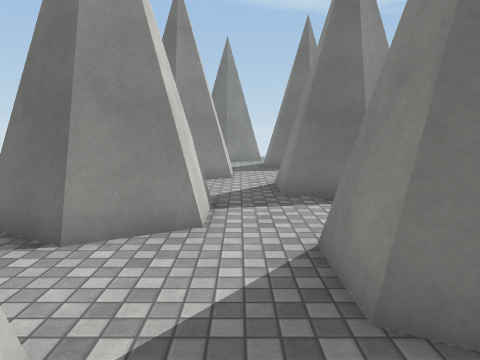
view 1 (above)

18 first-person views from a walk through a Unity game level. The camera is 1.5 m above the floor, tilts 8° down and sees 70° across. The floor is counted in squares, 1 m on a side. Each view is taken from the middle of a square. On the plan, view 1 faces up. The plan holds only what a view shows up to about 16 squares ahead; the rest is blank. The place goes on beyond the plan. The player is left out. Surface patterns are stand-ins for the level's own textures.

view 2
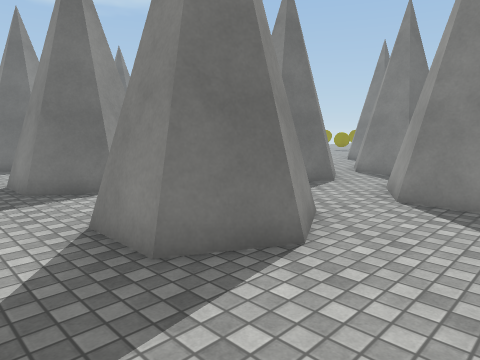

view 3
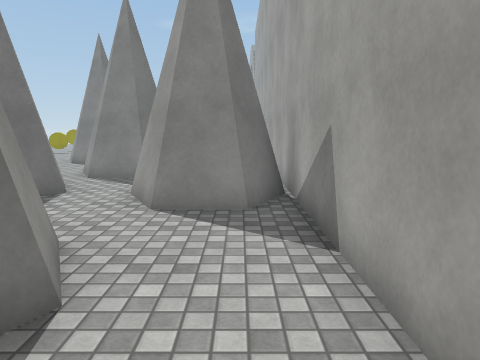

view 4
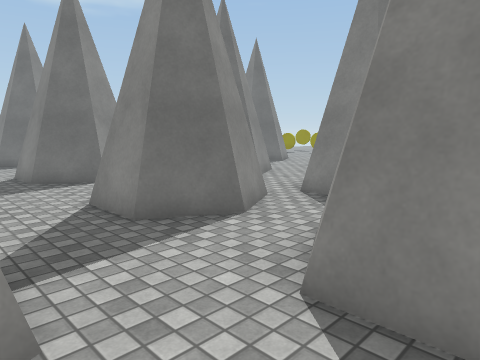

view 5
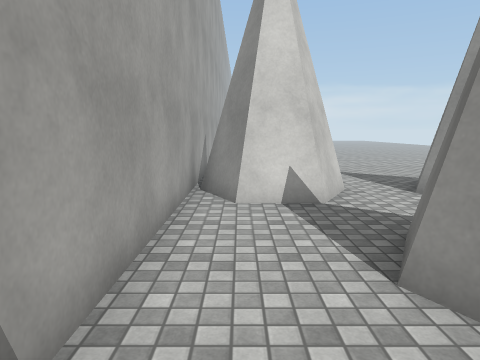

view 6
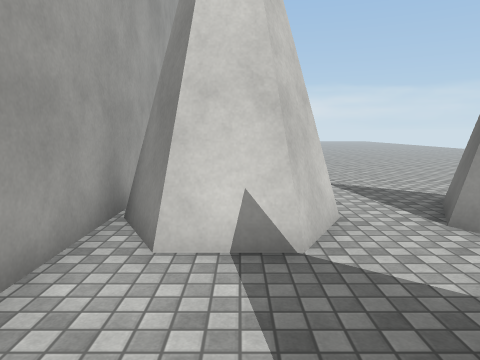

view 7
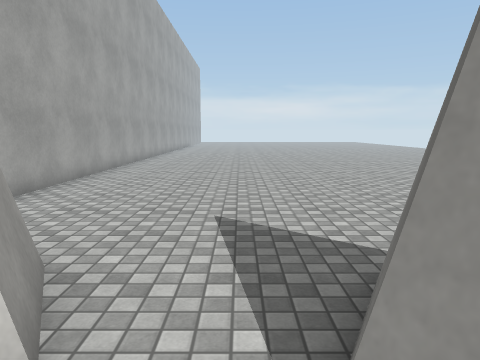

view 8
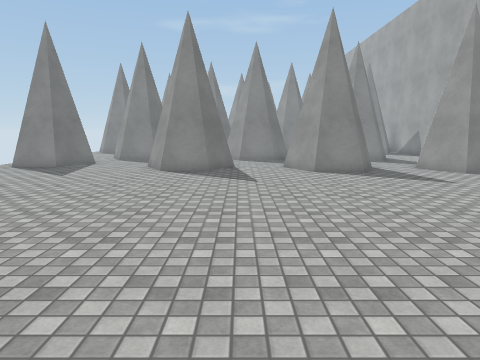

view 9
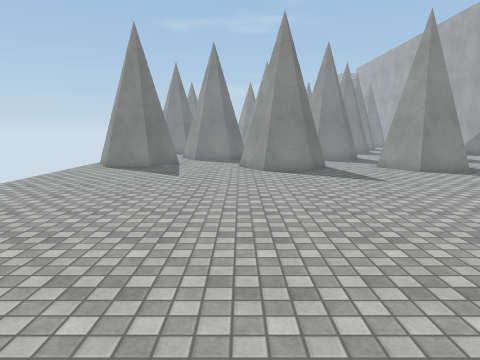

view 10
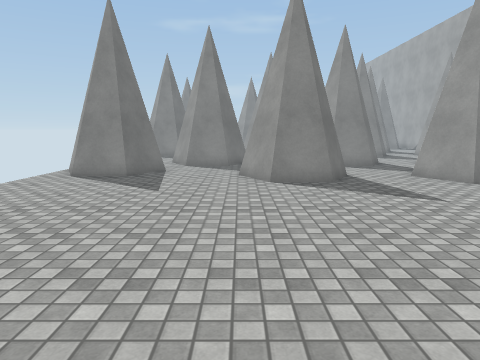

view 11
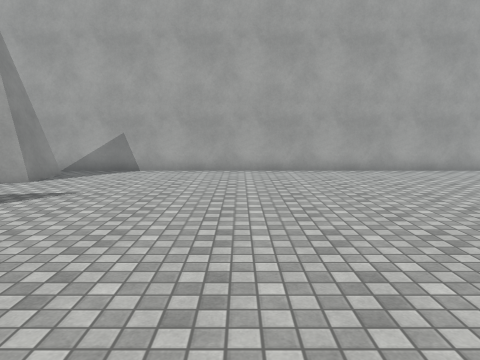

view 12
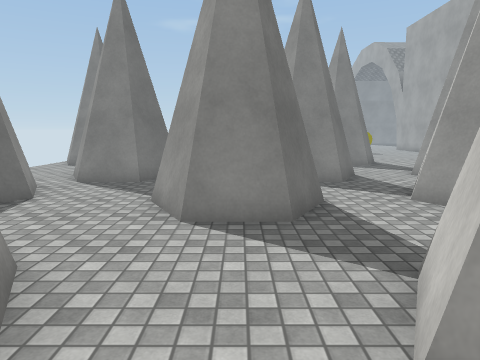

view 13
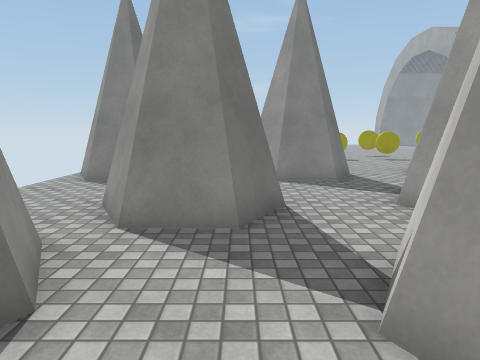

view 14
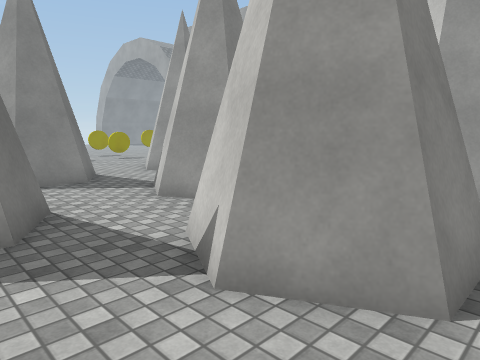

view 15
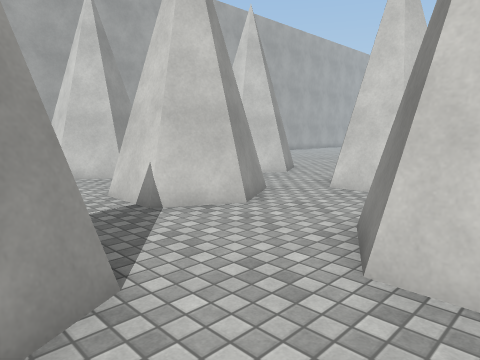

view 16
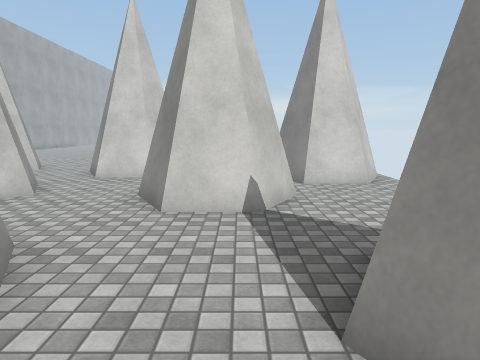

view 17
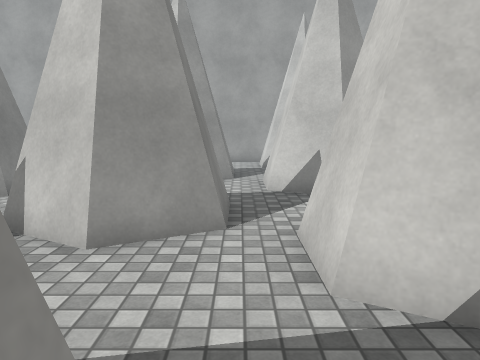

view 18
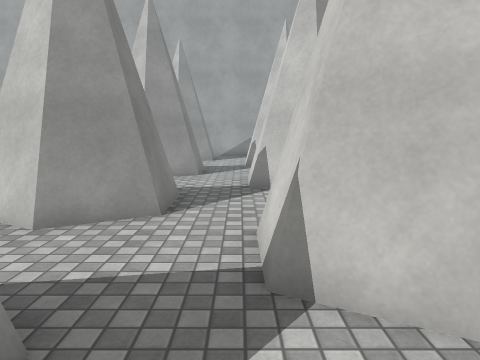

### Floor plan
Key: @ floor where view 1 was taken; # wall or solid block; . main floor; : floor 0.25 m higher than the main floor.
Columns run from 17 left of view 1 to 18 right of it. Each row starts with its distance up from view 1.
 20         .......###...         ....#
 19       .........####....      .....#
 18      ..........####.....####......#
 17    ................##....##..###...
 16   ................####.......###....
 15   ................####.......###...#
 14 . .................###............##
 13   ............###.......####......##
 12 ..............###.......####......##
 11 ..............###.......####.###...#
 10 ..................####.......###....
  9 ..................####.......###...#
  8 ...............#...###...##...:...##
  7 .............####... ...####......#
  6 .............####... ...####......#
  5 ..............###..##....##..###...
  4 ..................####.......###...
  3 ..................####.......#
  2 .............###...##...## ..
  1 .............####.......## #.
  0 .............####@......####.
 -1 ..............#..........#.
 -2 #################################

Where each view was taken, in squares from view 1:
view 1: 0 up, 0 right, facing up
view 2: 1 down, 1 left, facing up-right
view 3: 0 up, 0 right, facing right
view 4: 0 up, 4 right, facing up-right
view 5: 0 up, 6 right, facing left
view 6: 1 up, 3 right, facing left
view 7: 4 up, 1 left, facing left
view 8: 10 up, 17 left, facing right
view 9: 14 up, 17 left, facing right
view 10: 14 up, 14 left, facing right
view 11: 12 up, 11 left, facing down
view 12: 12 up, 1 right, facing right
view 13: 15 up, 6 right, facing right
view 14: 16 up, 6 right, facing down-right
view 15: 16 up, 8 right, facing down-left
view 16: 16 up, 11 right, facing left
view 17: 16 up, 11 right, facing down
view 18: 20 up, 15 right, facing down
